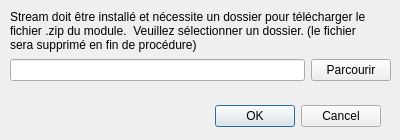
<?xml version="1.0" encoding="UTF-8"?>
<ui version="4.0">
 <class>Dialog</class>
 <widget class="QDialog" name="Dialog">
  <property name="geometry">
   <rect>
    <x>0</x>
    <y>0</y>
    <width>400</width>
    <height>140</height>
   </rect>
  </property>
  <property name="windowTitle">
   <string>Dialog</string>
  </property>
  <widget class="QDialogButtonBox" name="buttonBox">
   <property name="geometry">
    <rect>
     <x>40</x>
     <y>100</y>
     <width>341</width>
     <height>32</height>
    </rect>
   </property>
   <property name="orientation">
    <enum>Qt::Horizontal</enum>
   </property>
   <property name="standardButtons">
    <set>QDialogButtonBox::Cancel|QDialogButtonBox::Ok</set>
   </property>
  </widget>
  <widget class="QLabel" name="label">
   <property name="geometry">
    <rect>
     <x>10</x>
     <y>0</y>
     <width>361</width>
     <height>61</height>
    </rect>
   </property>
   <property name="text">
    <string>Stream doit être installé et nécessite un dossier pour télécharger le fichier .zip du module.  Veuillez sélectionner un dossier. (le fichier sera supprimé en fin de procédure)</string>
   </property>
   <property name="scaledContents">
    <bool>false</bool>
   </property>
   <property name="wordWrap">
    <bool>true</bool>
   </property>
  </widget>
  <widget class="QWidget" name="horizontalLayoutWidget">
   <property name="geometry">
    <rect>
     <x>10</x>
     <y>50</y>
     <width>381</width>
     <height>41</height>
    </rect>
   </property>
   <layout class="QHBoxLayout" name="horizontalLayout">
    <item>
     <widget class="QLineEdit" name="folder_LE"/>
    </item>
    <item>
     <widget class="QPushButton" name="parcourir_PB">
      <property name="text">
       <string>Parcourir</string>
      </property>
     </widget>
    </item>
   </layout>
  </widget>
 </widget>
 <resources/>
 <connections>
  <connection>
   <sender>buttonBox</sender>
   <signal>accepted()</signal>
   <receiver>Dialog</receiver>
   <slot>accept()</slot>
   <hints>
    <hint type="sourcelabel">
     <x>248</x>
     <y>254</y>
    </hint>
    <hint type="destinationlabel">
     <x>157</x>
     <y>274</y>
    </hint>
   </hints>
  </connection>
  <connection>
   <sender>buttonBox</sender>
   <signal>rejected()</signal>
   <receiver>Dialog</receiver>
   <slot>reject()</slot>
   <hints>
    <hint type="sourcelabel">
     <x>316</x>
     <y>260</y>
    </hint>
    <hint type="destinationlabel">
     <x>286</x>
     <y>274</y>
    </hint>
   </hints>
  </connection>
 </connections>
</ui>
